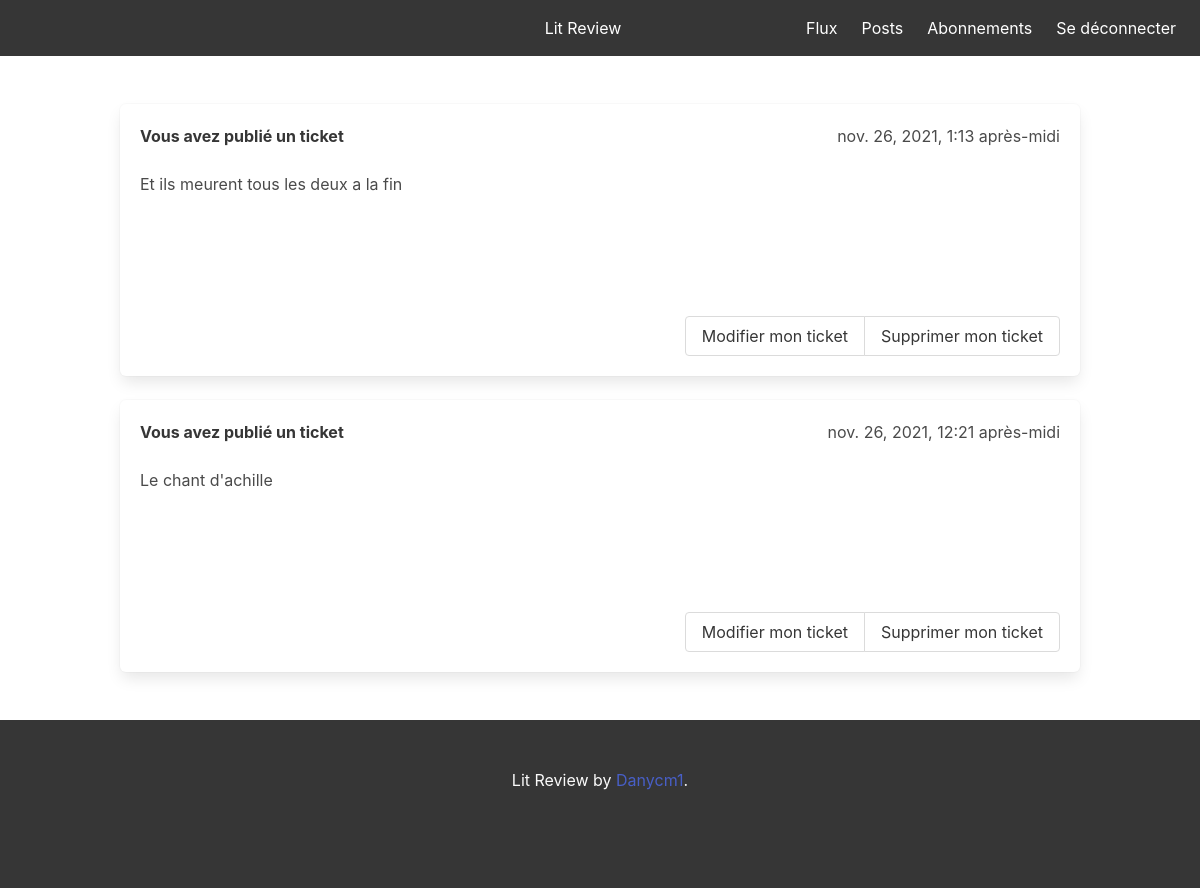
Page /posts (signed in) on the committed database.
### flux/models.py (models this page shows)
class Ticket(models.Model):
    title = models.CharField(max_length=128)
    description = models.TextField(max_length=2048, blank=True)
    user = models.ForeignKey(to=settings.AUTH_USER_MODEL, on_delete=models.CASCADE)
    image = models.ImageField(null=True, blank=True)
    time_created = models.DateTimeField(auto_now_add=True)

### flux/views.py (the view)
# urls.py: path('posts', view_my_posts, name='posts'),
@login_required
def view_my_posts(request):
    all_tickets = Ticket.objects.filter(user=request.user)
    all_tickets = all_tickets.annotate(content_type=Value('TICKET', CharField()))
    all_reviews = Review.objects.filter(user=request.user)
    all_reviews = all_reviews.annotate(content_type=Value('REVIEW', CharField()))
    ticket = sorted(chain(all_tickets, all_reviews), key=lambda instance: instance.time_created, reverse=True)
    return render(request, 'posts.html', {'tickets': ticket})

### flux/templates/posts.html
{% extends 'home.html' %}
{% block ticket %}
    {% for ticket in tickets %}
        {% if ticket.content_type == 'TICKET' %}
            {% include 'ticket_snippet.html' %}
        {% elif ticket.content_type == 'REVIEW' %}
            {% include 'review_snippet.html' with review=ticket %}
        {% endif %}
    {% endfor %}
{% endblock %}

### flux/templates/ticket_snippet.html (shortened to what this page needs)
<div class="box">
    <div class="media-content">
        <div class="content">
            <div style="display: flex; justify-content: space-between;">
                {% if ticket.user == user %}
                    <strong>Vous avez publié un ticket</strong>
                {% else %}
                    <strong>{{ ticket.user }} a publié un ticket</strong>
                {% endif %}
                {{ ticket.time_created }}
            </div>
            <br>
            <p>{{ ticket.title }}</p>
            <br>
            <br>
            {% if ticket.image %}
                <p>
                </p>
            {% endif %}
            {% if ticket.user == request.user %}
                <div class="buttons has-addons is-right">
                    <a class="button" href="{% url 'flux:modify_ticket' ticket_pk=ticket.pk %}">
                        Modifier mon ticket</a>
                    <a class="button" href="{% url 'flux:delete_ticket' ticket_pk=ticket.pk %}">
                        Supprimer mon ticket</a>
                </div>
            {% endif %}
        </div>
    </div>
</div>

### rows in the picture
Ticket: shows "Vous avez publié un ticket", time_created "nov. 26, 2021, 1:13 après-midi", title "Et ils meurent tous les deux a la fin", shows "Modifier mon ticket"
Ticket: shows "Vous avez publié un ticket", time_created "nov. 26, 2021, 12:21 après-midi", title "Le chant d'achille", shows "Modifier mon ticket"
